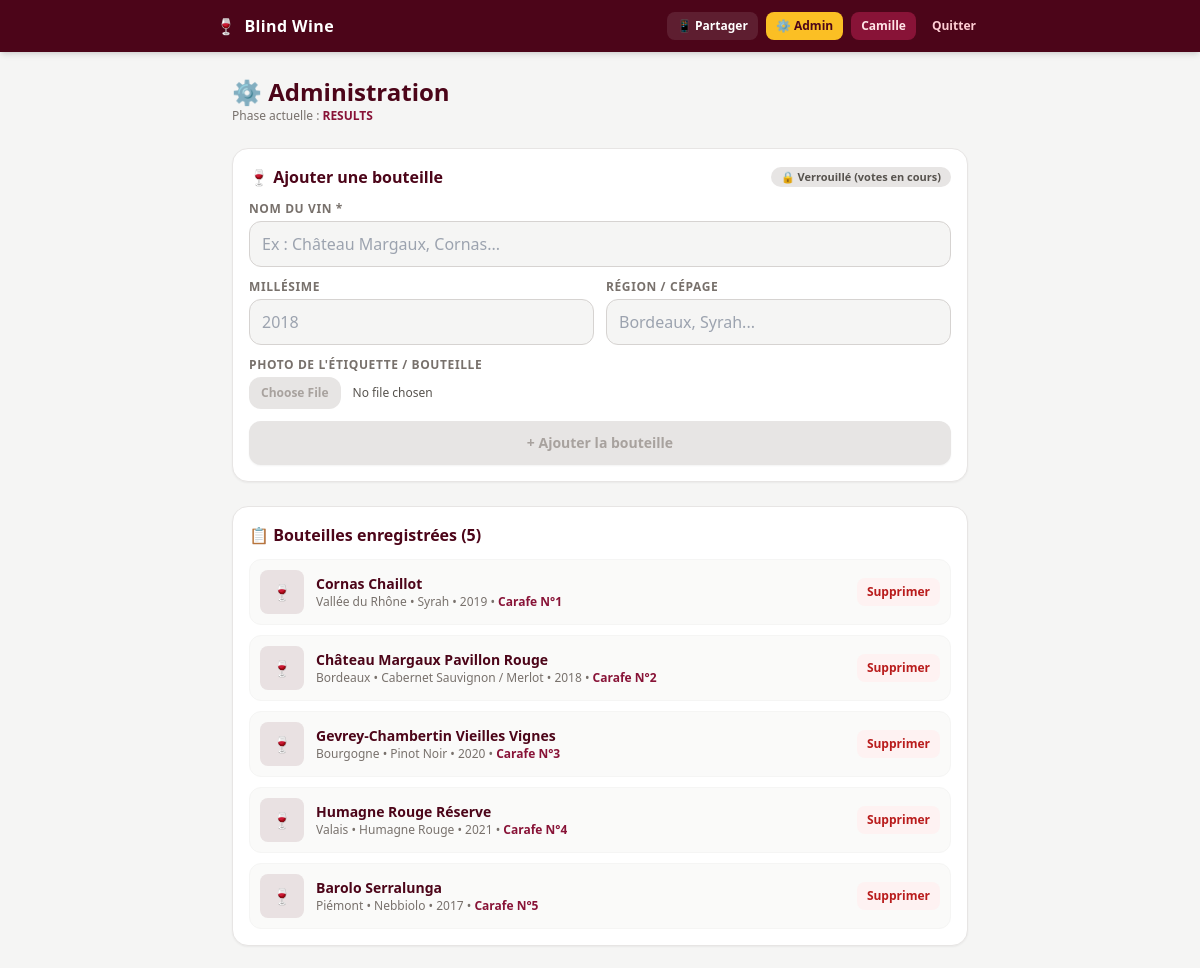
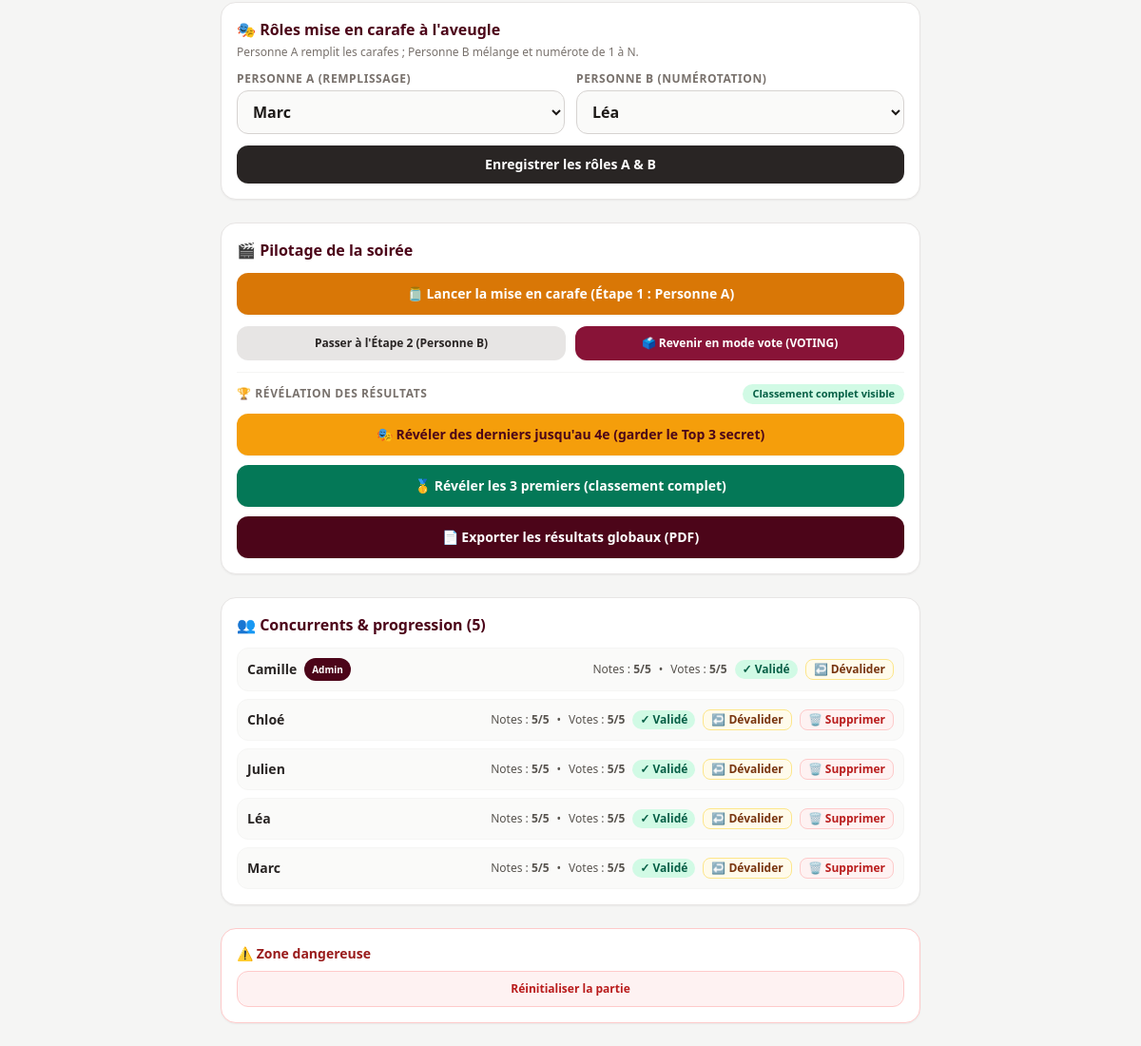
Page /admin (signed in) on the earlier database version (2 pictures, top to bottom).
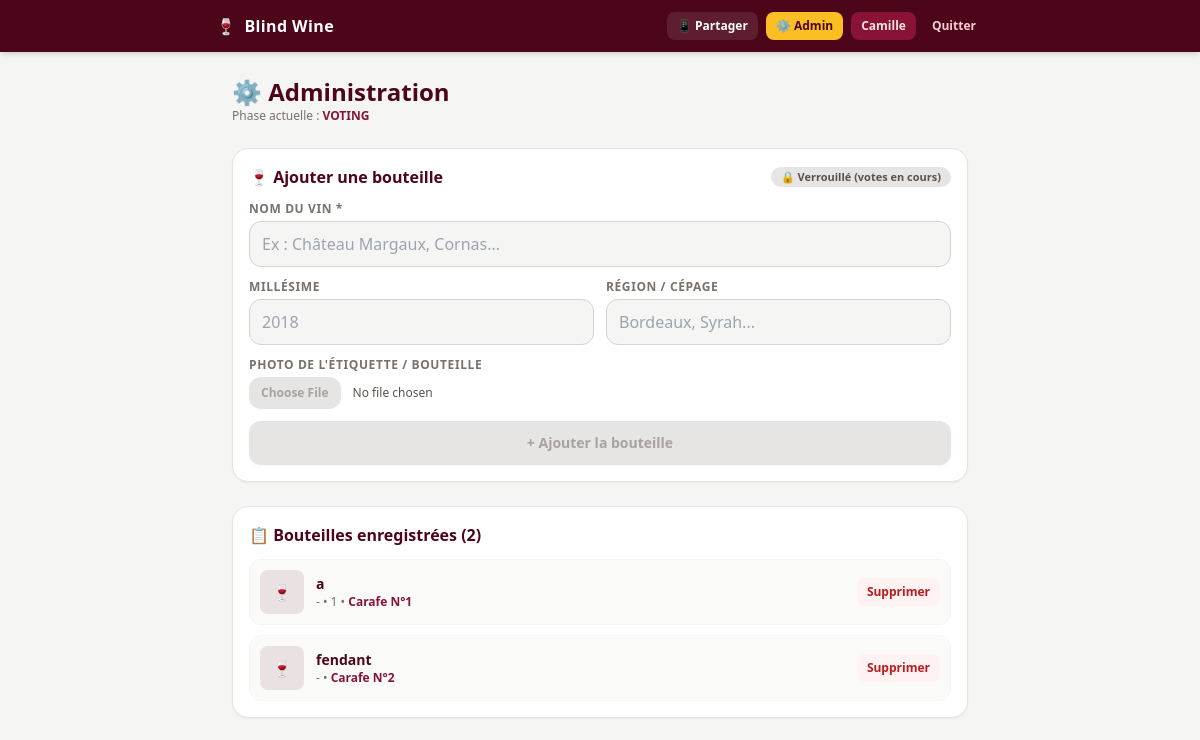
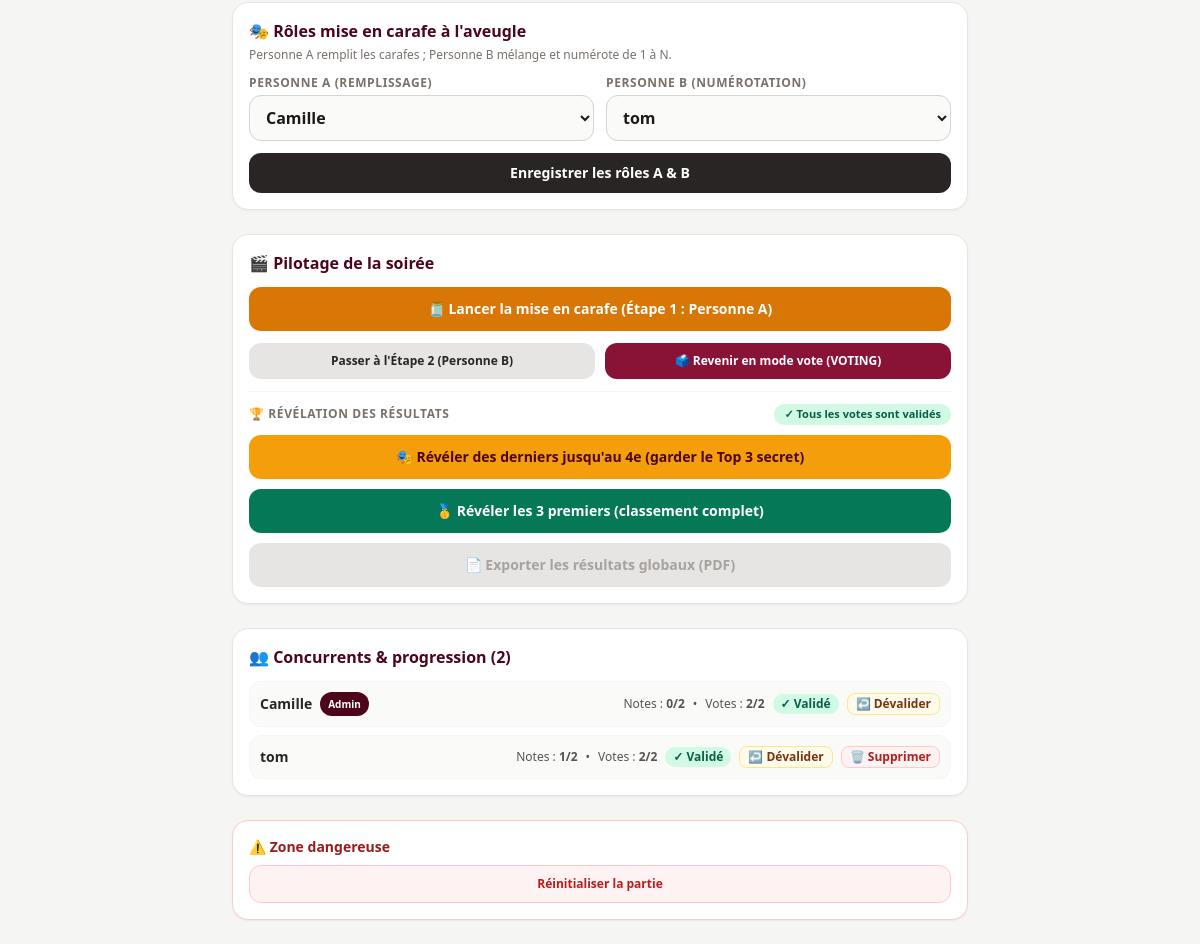
Same page on the later database version (2 pictures, top to bottom).
### tables this page shows
CREATE TABLE game_state (
    id INTEGER PRIMARY KEY CHECK (id = 1),
    phase TEXT DEFAULT 'TASTING',
    results_reveal TEXT DEFAULT 'all',
    person_a_id INTEGER,
    person_b_id INTEGER
);

CREATE TABLE wines (
    id INTEGER PRIMARY KEY AUTOINCREMENT,
    name TEXT NOT NULL,
    year TEXT,
    region TEXT,
    image_path TEXT,
    temp_code TEXT,
    carafe_number INTEGER
);

CREATE TABLE users (
    id INTEGER PRIMARY KEY AUTOINCREMENT,
    username TEXT UNIQUE NOT NULL,
    password TEXT NOT NULL,
    is_admin INTEGER DEFAULT 0
, votes_submitted INTEGER DEFAULT 0);

### app.py (the view, shortened to what this page needs)
@app.route('/admin', methods=['GET', 'POST'])
@login_required
@admin_required
def admin():
    db = get_db()
    state = db.execute('SELECT * FROM game_state WHERE id = 1').fetchone()
    wines = db.execute('SELECT * FROM wines').fetchall()
    users = db.execute('SELECT * FROM users ORDER BY username').fetchall()
    users_map = {u['id']: u['username'] for u in users}
    can_add_wine = state['phase'] not in ('VOTING', 'RESULTS')
    has_enough_wines = len(wines) >= 2
    roles_ready = bool(
        state['person_a_id'] and state['person_b_id'] and state['person_a_id'] != state['person_b_id']
    )
    carafes_ready = are_wines_in_carafes(wines)
    can_start_step1 = has_enough_wines and roles_ready
    can_force_step2 = has_enough_wines
    can_force_voting = carafes_ready
    expected_carafes = {w['carafe_number'] for w in wines if w['carafe_number'] is not None}
    expected_wine_ids = {w['id'] for w in wines if w['carafe_number'] is not None}
    expected_votes_count = len(expected_carafes)
    all_votes = db.execute('SELECT user_id, carafe_number, guessed_wine_id FROM votes').fetchall()
    votes_by_user = {}
    for v in all_votes:
        votes_by_user.setdefault(v['user_id'], []).append(v)
    progress = []
    all_votes_validated = (len(users) > 0 and expected_votes_count > 0 and carafes_ready)
    for u in users:
        notes_count = db.execute('SELECT COUNT(*) as c FROM notes WHERE user_id = ?', (u['id'],)).fetchone()['c']
        u_votes = votes_by_user.get(u['id'], [])
        is_validated, saved_count = inspect_user_votes(u, u_votes, expected_carafes, expected_wine_ids)
        if not is_validated:
            all_votes_validated = False
        progress.append({
            'user_id': u['id'],
            'username': u['username'],
            'is_admin': u['is_admin'],
            'is_current_user': (u['id'] == session.get('user_id')),
            'notes_done': notes_count,
            'votes_done': saved_count,
            'expected_votes': expected_votes_count,
            'votes_validated': is_validated,
            'total_wines': len(wines)
        })
    can_reveal_results = carafes_ready and all_votes_validated
    can_export_pdf = (state['phase'] == 'RESULTS' and (state['results_reveal'] or 'all') == 'all')
    return render_template(
        'admin.html',
        state=state,
        phase=state['phase'],
        results_reveal=state['results_reveal'] or 'all',
        wines=wines,
        users=users,
        users_map=users_map,
        progress=progress,
        can_add_wine=can_add_wine,
        carafes_ready=carafes_ready,
        can_start_step1=can_start_step1,
        can_force_step2=can_force_step2,
        can_force_voting=can_force_voting,
        all_votes_validated=all_votes_validated,
        can_reveal_results=can_reveal_results,
        can_export_pdf=can_export_pdf
    )

### app.py (called while the page is built)
def get_db():
    conn = sqlite3.connect(DB_NAME)
    conn.row_factory = sqlite3.Row
    return conn

def are_wines_in_carafes(wines):
    if len(wines) < 2:
        return False
    carafe_nums = [w['carafe_number'] for w in wines if w['carafe_number'] is not None]
    return len(carafe_nums) == len(wines) and len(set(carafe_nums)) == len(wines)

def inspect_user_votes(user_row, u_votes, expected_carafes, expected_wine_ids):
    expected_count = len(expected_carafes)
    filtered = [
        v for v in u_votes
        if v['carafe_number'] in expected_carafes and v['guessed_wine_id'] in expected_wine_ids
    ]
    valid_carafes = {v['carafe_number'] for v in filtered}
    valid_guessed_wines = {v['guessed_wine_id'] for v in filtered}
    saved_count = len(valid_carafes)
    has_complete_unique_votes = (
        expected_count > 0
        and len(filtered) == expected_count
        and len(valid_carafes) == expected_count
        and len(valid_guessed_wines) == expected_count
    )
    is_validated = bool(user_row['votes_submitted']) and has_complete_unique_votes
    return is_validated, saved_count

@app.before_request
def make_session_permanent():
    session.permanent = True

### templates/admin.html (shortened to what the changed rows need)
{% extends "base.html" %}
{% block content %}
<div class="mb-6">
  <h1 class="text-2xl font-bold text-rose-950">⚙️ Administration</h1>
  <p class="text-xs text-stone-500">Phase actuelle : <span class="font-bold text-rose-900">{{ phase }}</span></p>
</div>
<div class="bg-white p-4 rounded-2xl shadow-sm border border-stone-200 mb-6">
  <div class="flex items-center justify-between gap-2 mb-3 flex-wrap">
    <h2 class="font-bold text-base text-rose-950">🍷 Ajouter une bouteille</h2>
  </div>
</div>
<div class="bg-white p-4 rounded-2xl shadow-sm border border-stone-200 mb-6">
  <h2 class="font-bold text-base text-rose-950 mb-3">📋 Bouteilles enregistrées ({{ wines|length }})</h2>
  {% if wines %}
  <div class="space-y-2.5">
    {% for w in wines %}
    <div class="flex items-center justify-between gap-3 p-2.5 rounded-xl bg-stone-50 border border-stone-100">
      <div class="flex items-center gap-3 min-w-0">
        {% if w['image_path'] %}
        <img src="{{ url_for('static', filename=w['image_path']) }}" alt="{{ w['name'] }}"
          class="w-11 h-11 rounded-lg object-cover bg-stone-900 shrink-0">
        {% else %}
        <div class="w-11 h-11 rounded-lg bg-rose-950/10 text-rose-950 flex items-center justify-center shrink-0">🍷
        </div>
        {% endif %}
        <div class="min-w-0">
          <div class="font-bold text-sm text-rose-950 truncate">{{ w['name'] }}</div>
          <div class="text-xs text-stone-500 truncate">
            {{ w['region'] or '-' }} {{ '• ' + w['year'] if w['year'] }}
            {% if w['carafe_number'] %} • <span class="font-bold text-rose-900">Carafe N°{{ w['carafe_number']
              }}</span>{% endif %}
          </div>
        </div>
      </div>
      <form method="POST" onsubmit="return confirm('Supprimer cette bouteille ?');">
        <button type="submit"
          class="text-xs font-bold text-red-700 bg-red-50 hover:bg-red-100 px-2.5 py-1.5 rounded-lg">
          Supprimer
        </button>
      </form>
    </div>
    {% endfor %}
  </div>
  {% else %}
  <p class="text-xs text-stone-400 italic">Aucune bouteille ajoutée pour le moment.</p>
  {% endif %}
</div>
<div class="bg-white p-4 rounded-2xl shadow-sm border border-stone-200 mb-6">
  <h2 class="font-bold text-base text-rose-950 mb-1">🎭 Rôles mise en carafe à l'aveugle</h2>
  <form method="POST" class="space-y-3">
    <div class="grid grid-cols-1 sm:grid-cols-2 gap-3">
      <div>
        <label class="block text-xs font-bold uppercase tracking-wider text-stone-500 mb-1">Personne A
          (Remplissage)</label>
        <select name="person_a_id"
          class="w-full border border-stone-300 rounded-xl px-3 py-2.5 bg-stone-50 font-semibold">
          {% for u in users %}
          <option value="{{ u['id'] }}" {% if state['person_a_id']==u['id'] %}selected{% endif %}>{{ u['username'] }}
          </option>
          {% endfor %}
        </select>
      </div>
      <div>
        <label class="block text-xs font-bold uppercase tracking-wider text-stone-500 mb-1">Personne B
          (Numérotation)</label>
        <select name="person_b_id"
          class="w-full border border-stone-300 rounded-xl px-3 py-2.5 bg-stone-50 font-semibold">
          {% for u in users %}
          <option value="{{ u['id'] }}" {% if state['person_b_id']==u['id'] %}selected{% endif %}>{{ u['username'] }}
          </option>
          {% endfor %}
        </select>
      </div>
    </div>
  </form>
</div>
<div class="bg-white p-4 rounded-2xl shadow-sm border border-stone-200 mb-6 space-y-3">
  <h2 class="font-bold text-base text-rose-950 mb-1">🎬 Pilotage de la soirée</h2>
  <div class="pt-3 border-t border-stone-100 space-y-2.5">
    <div class="flex items-center justify-between gap-2 flex-wrap">
      <span class="text-xs font-bold uppercase tracking-wider text-stone-500">🏆 Révélation des résultats</span>
      {% if not carafes_ready %}
      <span class="text-[11px] font-bold px-2.5 py-0.5 rounded-full bg-stone-100 text-stone-600">
        🔒 Carafes non prêtes
      </span>
      {% elif not all_votes_validated %}
      <span class="text-[11px] font-bold px-2.5 py-0.5 rounded-full bg-red-100 text-red-700">
        🔒 Votes incomplets chez au moins un joueur
      </span>
      {% elif phase == 'RESULTS' %}
      <span
        class="text-[11px] font-bold px-2.5 py-0.5 rounded-full {{ 'bg-amber-100 text-amber-900' if results_reveal == 'bottom_to_top_3' else 'bg-emerald-100 text-emerald-800' }}">
        {{ 'Suspense : Top 3 masqué' if results_reveal == 'bottom_to_top_3' else 'Classement complet visible' }}
      </span>
      {% else %}
      <span class="text-[11px] font-bold px-2.5 py-0.5 rounded-full bg-emerald-100 text-emerald-800">
        ✓ Tous les votes sont validés
      </span>
      {% endif %}
    </div>
    <form method="POST">
      <button type="submit" {% if not can_reveal_results %}disabled{% endif %}
        class="w-full py-3 px-4 rounded-xl font-extrabold text-sm shadow-sm transition {{ 'bg-amber-500 hover:bg-amber-600 text-rose-950 active:scale-95' if can_reveal_results else 'bg-stone-200 text-stone-400 cursor-not-allowed shadow-none' }}">
      </button>
    </form>
    <form method="POST">
      <button type="submit" {% if not can_reveal_results %}disabled{% endif %}
        class="w-full py-3 px-4 rounded-xl font-extrabold text-sm shadow-sm transition {{ 'bg-emerald-700 hover:bg-emerald-800 text-white active:scale-95' if can_reveal_results else 'bg-stone-200 text-stone-400 cursor-not-allowed shadow-none' }}">
      </button>
    </form>
    {% if can_export_pdf %}
    <a href="{{ url_for('export_results_pdf') }}"
      class="block text-center w-full py-3 px-4 rounded-xl font-extrabold text-sm bg-rose-950 hover:bg-rose-900 text-white shadow-sm active:scale-95 transition">
      📄 Exporter les résultats globaux (PDF)
    </a>
    {% else %}
    <button type="button" disabled
      class="w-full py-3 px-4 rounded-xl font-extrabold text-sm bg-stone-200 text-stone-400 cursor-not-allowed">
      📄 Exporter les résultats globaux (PDF)
    </button>
    {% endif %}
  </div>
</div>
<div class="bg-white p-4 rounded-2xl shadow-sm border border-stone-200 mb-6">
  <h2 class="font-bold text-base text-rose-950 mb-3">👥 Concurrents & progression ({{ progress|length }})</h2>
  <div class="space-y-2 text-sm">
    {% for p in progress %}
    <div class="flex items-center justify-between gap-2 p-2.5 rounded-xl bg-stone-50 border border-stone-100 flex-wrap">
      <div class="flex items-center gap-2">
        <span class="font-bold text-stone-800">{{ p['username'] }}</span>
        {% if p['is_admin'] %}
        <span class="bg-rose-950 text-white text-[10px] font-bold px-2 py-0.5 rounded-full">Admin</span>
        {% endif %}
      </div>
      <div class="flex items-center gap-2 text-xs text-stone-600 flex-wrap">
        <span>Notes : <b>{{ p['notes_done'] }}/{{ p['total_wines'] }}</b></span>
        <span>•</span>
        <span>Votes : <b>{{ p['votes_done'] }}/{{ p['expected_votes'] }}</b></span>
        {% if p['votes_validated'] %}
        <span class="bg-emerald-100 text-emerald-800 font-bold px-2 py-0.5 rounded-full">✓ Validé</span>
        {% else %}
        <span class="bg-amber-100 text-amber-900 font-bold px-2 py-0.5 rounded-full">En attente</span>
        {% endif %}
        <form method="POST" class="inline unvalidate-form" data-username="{{ p['username'] }}">
          <button type="submit"
            class="bg-amber-50 hover:bg-amber-100 text-amber-900 border border-amber-200 font-bold px-2 py-0.5 rounded-lg transition">
            ↩ Dévalider
          </button>
        </form>
        {% if not p['is_current_user'] %}
        <form method="POST" class="inline delete-user-form" data-username="{{ p['username'] }}">
          <button type="submit"
            class="bg-red-50 hover:bg-red-100 text-red-700 border border-red-200 font-bold px-2 py-0.5 rounded-lg transition">
            🗑️ Supprimer
          </button>
        </form>
        {% endif %}
      </div>
    </div>
    {% endfor %}
  </div>
</div>
<div class="bg-white p-4 rounded-2xl shadow-sm border border-red-200">
  <h2 class="font-bold text-sm text-red-800 mb-2">⚠️ Zone dangereuse</h2>
</div>
{% endblock %}

### templates/base.html (shortened to what this page needs)
<!DOCTYPE html>
<html lang="fr">
<head>
  <script src="https://cdn.tailwindcss.com"></script>
</head>
<body class="bg-stone-100 text-stone-900 min-h-screen flex flex-col">
  <nav class="bg-rose-950 text-white px-4 py-3 shadow-md sticky top-0 z-30">
    <div class="max-w-3xl mx-auto flex items-center justify-between gap-2">
      <a href="{{ url_for('index') }}" class="font-extrabold text-base tracking-wide flex items-center gap-2 shrink-0">
        <span>🍷</span>
        <span>Blind Wine</span>
      </a>
      {% if session.get('user_id') %}
      <div class="flex items-center gap-2 text-xs font-bold flex-wrap justify-end">
        <a href="{{ url_for('share') }}"
          class="bg-white/10 hover:bg-white/20 text-white px-2.5 py-1.5 rounded-lg transition">
          📱 Partager
        </a>
        {% if session.get('is_admin') %}
        <a href="{{ url_for('admin') }}"
          class="bg-amber-400 hover:bg-amber-300 text-rose-950 px-2.5 py-1.5 rounded-lg transition">
          ⚙️ Admin
        </a>
        {% endif %}
        <span class="hidden sm:inline bg-rose-900 text-rose-100 px-2.5 py-1.5 rounded-lg">
          {{ session.get('username') }}
        </span>
        <a href="{{ url_for('logout') }}" class="text-rose-200 hover:text-white px-2 py-1.5 rounded-lg transition">
          Quitter
        </a>
      </div>
      {% endif %}
    </div>
  </nav>
  <main class="max-w-3xl w-full mx-auto px-4 py-6 flex-1">
    {% if message is defined and message %}
    <div class="bg-white border border-stone-200 rounded-2xl p-6 text-center shadow-sm">
      <div class="text-3xl mb-2">⏳</div>
      <p class="font-semibold text-stone-700">{{ message }}</p>
    </div>
    {% else %}
    {% block content %}{% endblock %}
    {% endif %}
  </main>
</body>
</html>

Differences in the rows shown:
removed wines: name "Cornas Chaillot", region "Vallée du Rhône • Syrah", year "• 2019", carafe_number "1"
removed wines: name "Château Margaux Pavillon Rouge", region "Bordeaux • Cabernet Sauvignon / Merlot", year "• 2018", carafe_number "2"
removed wines: name "Gevrey-Chambertin Vieilles Vignes", region "Bourgogne • Pinot Noir", year "• 2020", carafe_number "3"
removed wines: name "Humagne Rouge Réserve", region "Valais • Humagne Rouge", year "• 2021", carafe_number "4"
removed wines: name "Barolo Serralunga", region "Piémont • Nebbiolo", year "• 2017", carafe_number "5"
removed users: username "Chloé", notes_done "5", total_wines "5", votes_done "5", expected_votes "5"
removed users: username "Julien", notes_done "5", total_wines "5", votes_done "5", expected_votes "5"
removed users: username "Léa", notes_done "5", total_wines "5", votes_done "5", expected_votes "5"
removed users: username "Marc", notes_done "5", total_wines "5", votes_done "5", expected_votes "5"
computed for users "Camille": notes_done "5" → "0"; total_wines "5" → "2"; votes_done "5" → "2"; expected_votes "5" → "2"
changed game_state: phase "RESULTS" → "VOTING"; person_a_id "Marc" → "Camille"; person_b_id "Léa" → "tom"; results_reveal "Classement complet visible" → (not shown)
added wines: name "a", region "-", year "• 1", carafe_number "1"
added wines: name "fendant", region "-", carafe_number "2"
added users: username "tom", notes_done "1", total_wines "2", votes_done "2", expected_votes "2"
Other differences:
{{ wines|length }}: "5" → "2"
{{ progress|length }}: "5" → "2"
text now shown: "✓ Tous les votes sont validés"
